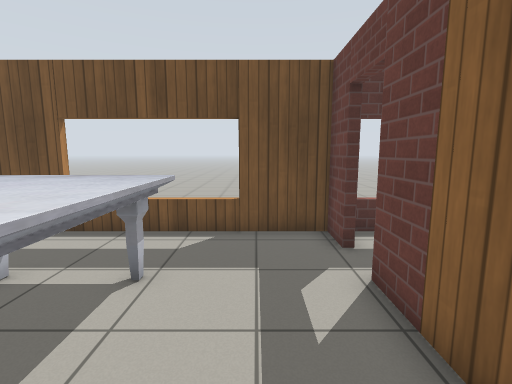
[1] (above)

20 first-person views from a walk through a robot-simulator world made for Gazebo. The camera is 1.2 m above the floor, tilts 8° down and sees 85° across. The floor is counted in squares, 0.5 m on a side. Each view is taken from the middle of a square. On the plan, view 1 faces up. The plan holds only what a view shows up to about 18 squares ahead; the rest is blank. Simple patterns stand in for the simulator's built-in surfaces.

[2]
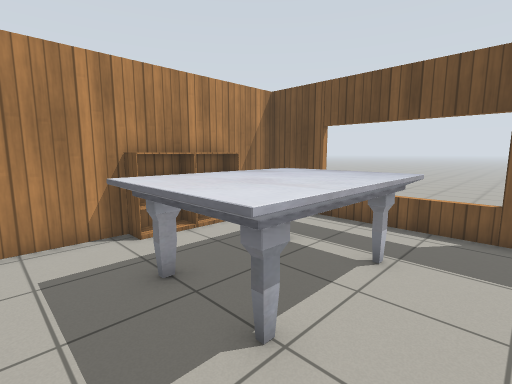

[3]
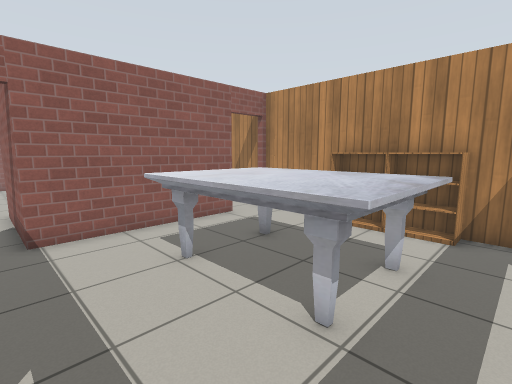

[4]
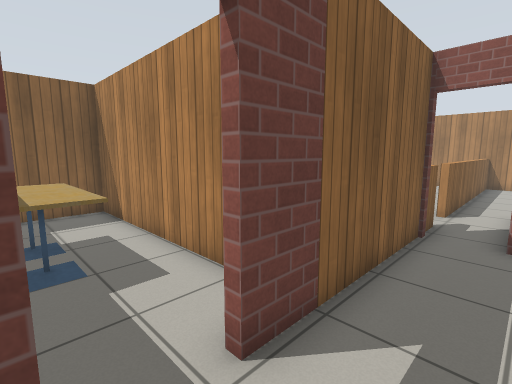

[5]
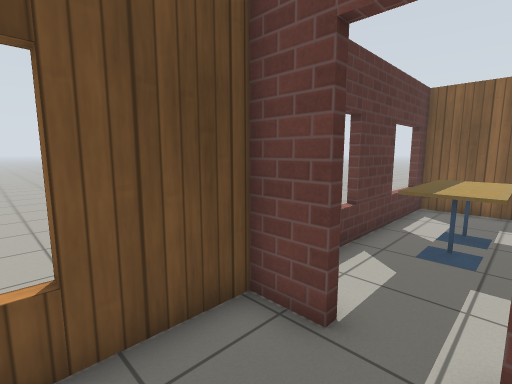

[6]
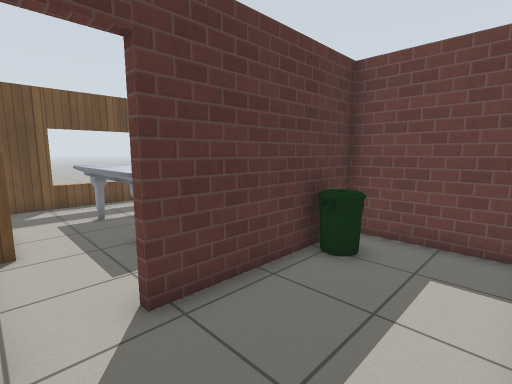

[7]
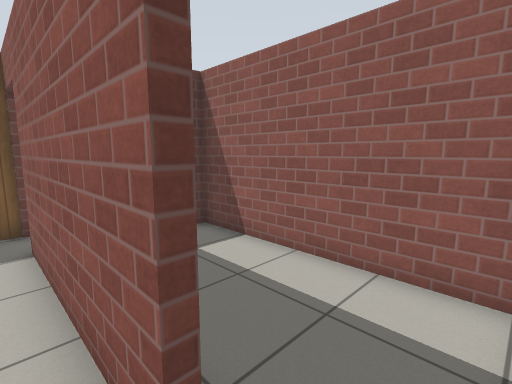

[8]
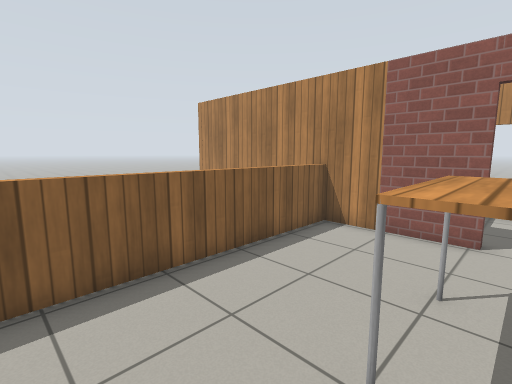

[9]
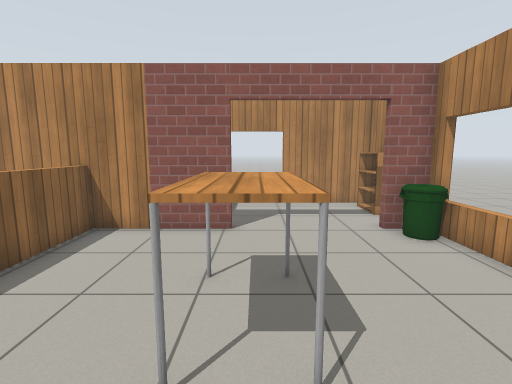

[10]
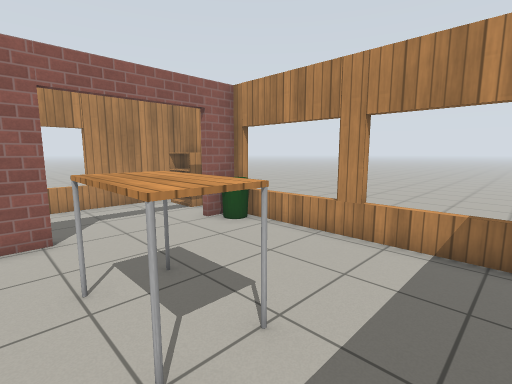

[11]
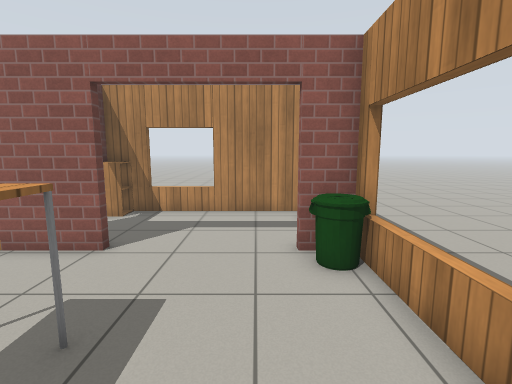

[12]
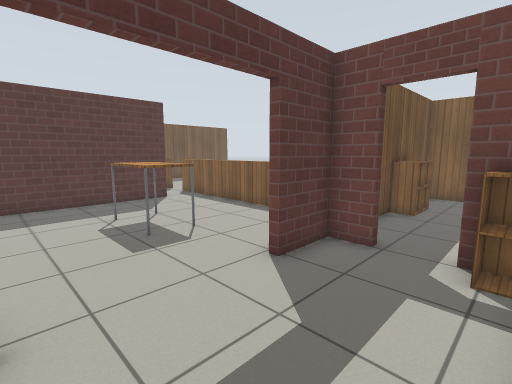

[13]
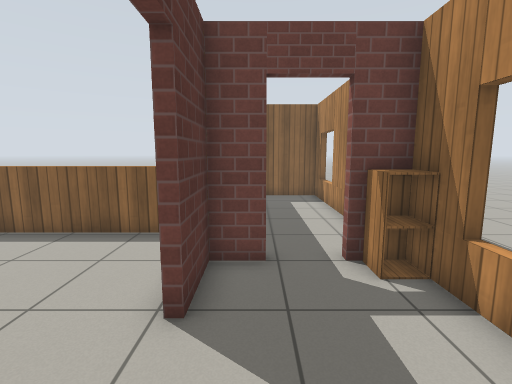

[14]
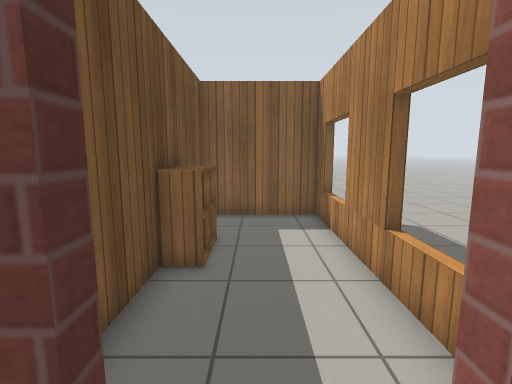

[15]
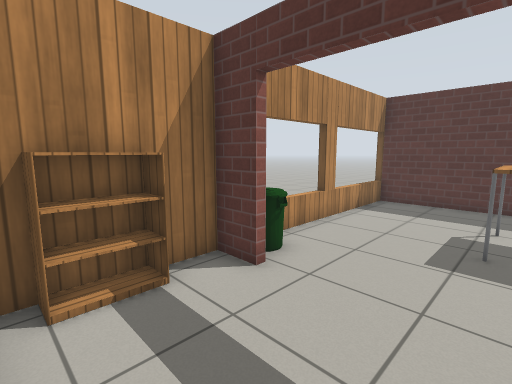

[16]
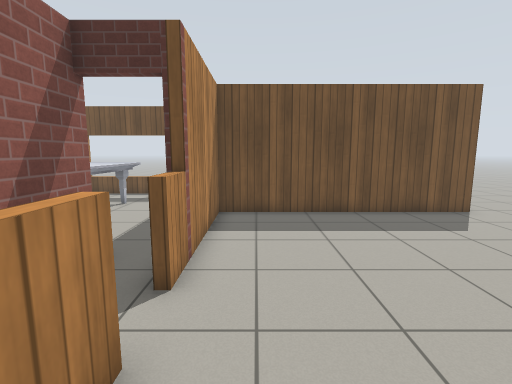

[17]
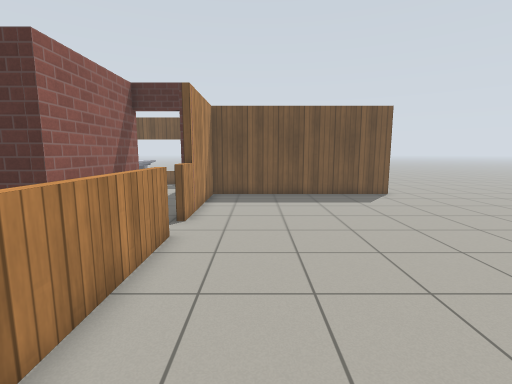

[18]
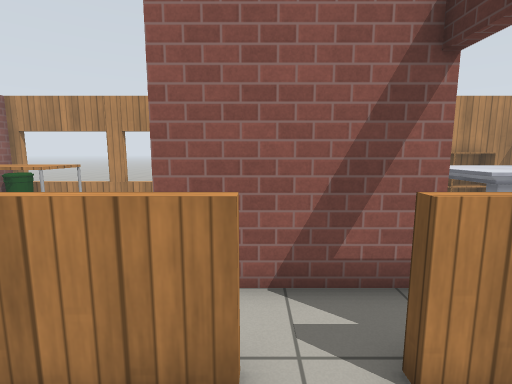

[19]
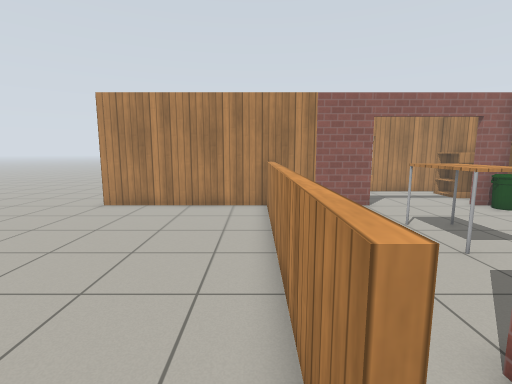

[20]
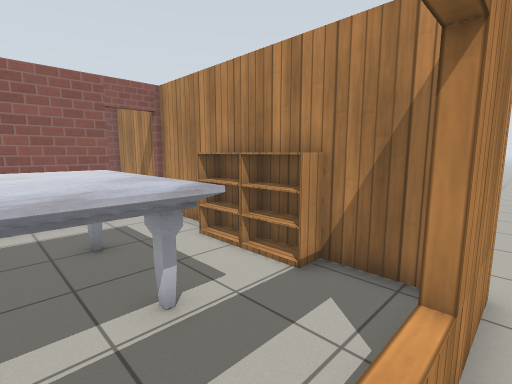

### Floor plan
Ten units are one square. View 1 is at (0, 0); x grows to the right and y downward. Boxes are objects, and circles mark ways between rooms. Rooms are numbered by the first view taken in them; rooms with no view inside come last. Other rooms are left out.
<svg viewBox="-93 -93 226 316">
<path fill="none" stroke="#000" d="M-64 17 3 17M22 -68 22 -83 -84 -83 -84 18M22 19 22 -51M-84 23 -84 65 0 65 0 21 -64 21M-23 167 21 167M-84 66 -84 167 -70 167M22 34 22 19M3 17 3 68 -87 68M26 21 20 21M22 170 22 51M25 34 22 34M-43 213 -43 218M-70 170 -84 170 -84 214 -15 214M-16 218 -16 213M0 182 0 170 -23 170M0 206 0 200M128 -31 25 -31 25 34M64 167 100 167M21 167 45 167M63 -83 63 -88M115 -83 115 -88M-5 -83 -5 -88M-58 -88 -58 -83M-88 -87 -48 -87M25 51 25 166M45 170 22 170M40 218 40 213M19 214 97 214 97 170 64 170M86 218 86 213M45 -34 124 -34 124 -83 54 -83M37 -83 30 -83"/>
<rect x="-85" y="-35" width="10" height="20" fill="#bbb"><title>other object</title></rect>
<rect x="-85" y="-55" width="10" height="20" fill="#bbb"><title>other object</title></rect>
<rect x="-55" y="-65" width="40" height="60" fill="#bbb"><title>other object</title></rect>
<rect x="-25" y="25" width="10" height="10" fill="#bbb"><title>other object</title></rect>
<rect x="-85" y="155" width="20" height="10" fill="#bbb"><title>other object</title></rect>
<rect x="-35" y="105" width="20" height="30" fill="#bbb"><title>other object</title></rect>
<rect x="-85" y="185" width="10" height="20" fill="#bbb"><title>other object</title></rect>
<rect x="-15" y="205" width="20" height="10" fill="#bbb"><title>other object</title></rect>
<rect x="45" y="165" width="10" height="20" fill="#bbb"><title>other object</title></rect>
<rect x="55" y="165" width="10" height="20" fill="#bbb"><title>other object</title></rect>
<rect x="55" y="-75" width="20" height="20" fill="#bbb"><title>other object</title></rect>
<rect x="75" y="-75" width="20" height="20" fill="#bbb"><title>other object</title></rect>
<circle cx="-75" cy="20" r="3" fill="#2a7"/>
<circle cx="15" cy="20" r="3" fill="#2a7"/>
<circle cx="20" cy="-55" r="3" fill="#2a7"/>
<circle cx="-50" cy="170" r="3" fill="#2a7"/>
<circle cx="20" cy="40" r="3" fill="#2a7"/>
<circle cx="0" cy="195" r="3" fill="#2a7"/>
<text x="-40" y="-30">1</text>
<text x="-50" y="40">2</text>
<text x="-30" y="120">3</text>
<text x="-40" y="190">4</text>
<text x="80" y="50">5</text>
<text x="50" y="190">6</text>
<text x="70" y="-60">7</text>
</svg>
Room 1 opens to room 2. Room 1 opens to room 5. Room 1 opens to room 7. Room 3 opens to room 4. Room 3 opens to room 5. Room 4 opens to room 6.

Where each view was taken, in squares from view 1:
view 1: 0 up, 0 right, facing up
view 2: 1 down, 0 right, facing up-left
view 3: 7 up, 1 right, facing down-left
view 4: 7 up, 0 right, facing down-right
view 5: 5 up, 1 left, facing up-right
view 6: 6 down, 8 left, facing up-right
view 7: 1 down, 8 left, facing down-right
view 8: 8 down, 3 left, facing down-right
view 9: 8 down, 3 left, facing down
view 10: 8 down, 1 left, facing down-left
view 11: 10 down, 6 left, facing down
view 12: 21 down, 7 left, facing up-right
view 13: 18 down, 6 left, facing right
view 14: 19 down, 1 left, facing right
view 15: 21 down, 3 left, facing up-left
view 16: 8 down, 4 right, facing up
view 17: 13 down, 5 right, facing up
view 18: 5 down, 5 right, facing left
view 19: 4 down, 3 right, facing down
view 20: 9 up, 3 left, facing down-left
